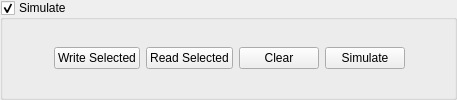
           <widget class="QGroupBox" name="MF_simGroupBox">
            <property name="title">
             <string>Simulate</string>
            </property>
            <property name="checkable">
             <bool>true</bool>
            </property>
            <layout class="QHBoxLayout" name="horizontalLayout_11">
             <property name="topMargin">
              <number>5</number>
             </property>
             <property name="rightMargin">
              <number>9</number>
             </property>
             <property name="bottomMargin">
              <number>5</number>
             </property>
             <item>
              <spacer name="horizontalSpacer_5">
               <property name="orientation">
                <enum>Qt::Horizontal</enum>
               </property>
               <property name="sizeHint" stdset="0">
                <size>
                 <width>40</width>
                 <height>20</height>
                </size>
               </property>
              </spacer>
             </item>
             <item>
              <widget class="QPushButton" name="MF_Sim_writeSelectedButton">
               <property name="minimumSize">
                <size>
                 <width>0</width>
                 <height>0</height>
                </size>
               </property>
               <property name="text">
                <string>Write Selected</string>
               </property>
              </widget>
             </item>
             <item>
              <widget class="QPushButton" name="MF_Sim_readSelectedButton">
               <property name="minimumSize">
                <size>
                 <width>0</width>
                 <height>0</height>
                </size>
               </property>
               <property name="text">
                <string>Read Selected</string>
               </property>
              </widget>
             </item>
             <item>
              <widget class="QPushButton" name="MF_Sim_clearButton">
               <property name="minimumSize">
                <size>
                 <width>40</width>
                 <height>0</height>
                </size>
               </property>
               <property name="text">
                <string>Clear</string>
               </property>
              </widget>
             </item>
             <item>
              <widget class="QPushButton" name="MF_Sim_simButton">
               <property name="minimumSize">
                <size>
                 <width>40</width>
                 <height>0</height>
                </size>
               </property>
               <property name="text">
                <string>Simulate</string>
               </property>
              </widget>
             </item>
             <item>
              <spacer name="horizontalSpacer_6">
               <property name="orientation">
                <enum>Qt::Horizontal</enum>
               </property>
               <property name="sizeHint" stdset="0">
                <size>
                 <width>40</width>
                 <height>20</height>
                </size>
               </property>
              </spacer>
             </item>
            </layout>
           </widget>
